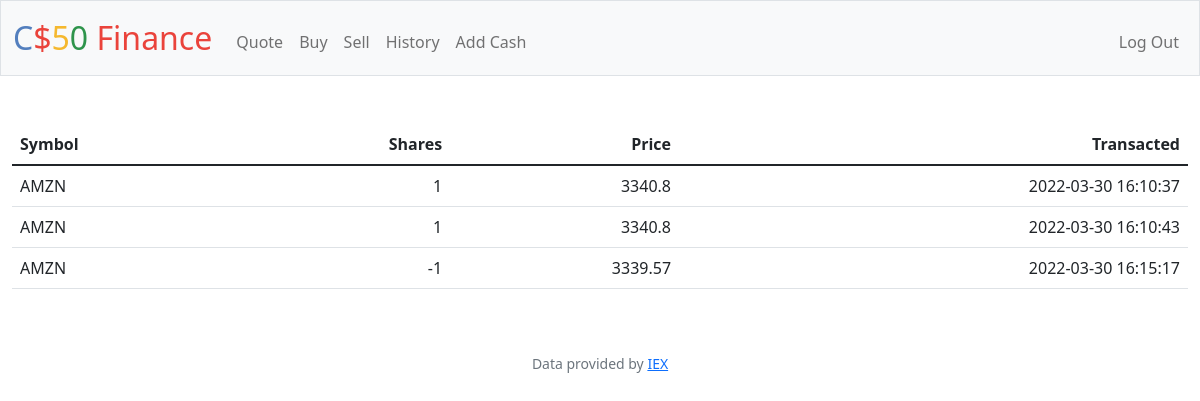
Page /history (signed in) on the committed database.
### tables this page shows
CREATE TABLE history(
      id INTEGER PRIMARY KEY AUTOINCREMENT,
      user_id int not null,
       symbol text not null,
       shares int not null,
      price Numeric not null,
       dt TEXT NOT NULL,
       FOREIGN KEY(user_id) REFERENCES users(id)
   );

### app.py (the view)
@app.route("/history")
@login_required
def history():
    data = db.execute("SELECT * FROM history WHERE user_id = ? ORDER BY dt", session["user_id"])
    return render_template("history.html",data=data)

### app.py (called while the page is built)
@app.after_request
def after_request(response):
    response.headers["Cache-Control"] = "no-cache, no-store, must-revalidate"
    response.headers["Expires"] = 0
    response.headers["Pragma"] = "no-cache"
    return response

### helpers.py (called while the page is built)
def login_required(f):
    @wraps(f)
    def decorated_function(*args, **kwargs):
        if session.get("user_id") is None:
            return redirect("/login")
        return f(*args, **kwargs)
    return decorated_function

### templates/history.html
{% extends "layout.html" %} {% block title %} History {% endblock %} {% block main %}
<table class="table">
    <thead>
        <tr>
            <th class="text-start">Symbol</th>
            <th class="text-end">Shares</th>
            <th class="text-end">Price</th>
            <th class="text-end">Transacted</th>
        </tr>
    </thead>
    <tbody>
        {% for i in data %}
        <tr>
            <td class="text-start"> {{ i["symbol"] }} </td>
            <td class="text-end"> {{ i["shares"] }} </td>
            <td class="text-end"> {{ i["price"] }} </td>
            <td class="text-end"> {{ i["dt"] }} </td>
        </tr>
        {% endfor %}
    </tbody>
</table>
{% endblock %}

### rows in the picture
history: symbol "AMZN", shares "1", price "3340.8", dt "2022-03-30 16:10:37"
history: symbol "AMZN", shares "1", price "3340.8", dt "2022-03-30 16:10:43"
history: symbol "AMZN", shares "-1", price "3339.57", dt "2022-03-30 16:15:17"
